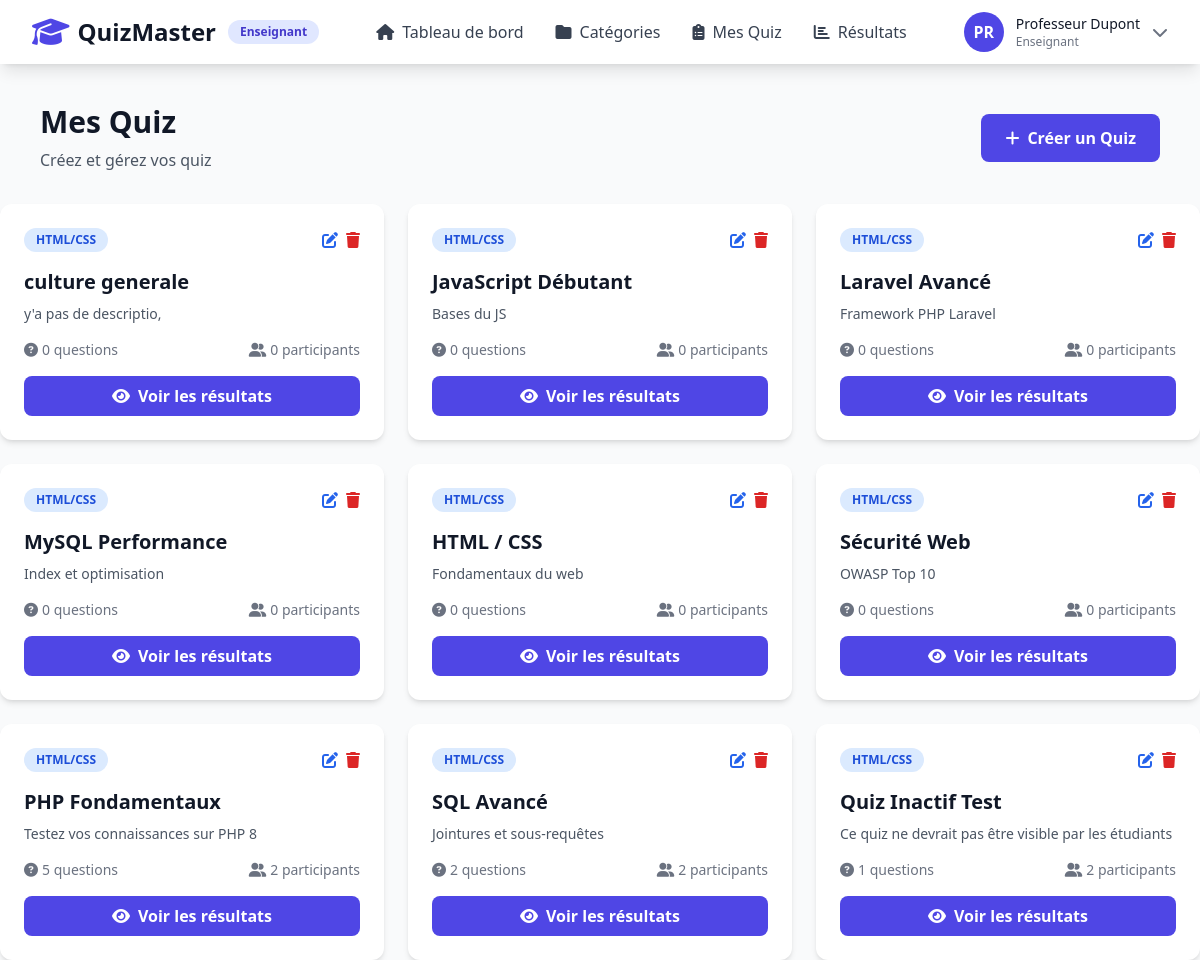
The page /enseignant/Quizes/quizzes.php (signed in) on the database its author committed.
### tables this page shows
CREATE TABLE `quiz` (
  `id_quiz` int(11) NOT NULL,
  `titre_quiz` varchar(255) NOT NULL,
  `description` text DEFAULT NULL,
  `id_categorie` int(11) NOT NULL,
  `id_enseignant` int(11) NOT NULL,
  `duree_minutes` int(11) NOT NULL,
  `isActive` tinyint(1) DEFAULT 1,
  `createdAtQuiz` datetime DEFAULT current_timestamp(),
  `updatedAtQuiz` datetime DEFAULT current_timestamp() ON UPDATE current_timestamp()
);

### enseignant/Quizes/quizzes.php (the view, shortened to what this page needs)
<?php
require_once __DIR__ . "/../../includes/header.php";
require_once __DIR__ . "/../../config/database.php";
$quizzes = $pdo ->query("SELECT * FROM quiz ORDER BY createdAtQuiz DESC") -> fetchAll(PDO::FETCH_ASSOC);
$statQuestions = $pdo -> prepare("SELECT COUNT(*) FROM questions WHERE id_quiz = ?");
$statEtudiants = $pdo ->prepare("SELECT COUNT(DISTINCT id_etudiant) FROM resultats WHERE id_quiz = ?");
?>
         <div class="flex mx-10 my-10 justify-between items-center mb-8">
    <div>
        <h2 class="text-3xl font-bold text-gray-900">Mes Quiz</h2>
        <p class="text-gray-600 mt-2 ">Créez et gérez vos quiz</p>
    </div>
    <button onclick="openModal('createQuizModal')"
            class="bg-indigo-600 text-white px-6 py-3 rounded-lg font-semibold hover:bg-indigo-700 transition">
        <i class="fas fa-plus mr-2"></i>Créer un Quiz
    </button>
</div>
        <div class="grid grid-cols-1 md:grid-cols-2 lg:grid-cols-3 gap-6">
            <?php foreach ($quizzes as $quiz) { ?>
                <?php
                    $statQuestions->execute([$quiz['id_quiz']]);
                    $totQuestions = $statQuestions->fetchColumn();
                    $statEtudiants->execute([$quiz['id_quiz']]);
                    $totEtudiants = $statEtudiants->fetchColumn();
                    ?>
            <div class="bg-white rounded-xl shadow-md overflow-hidden">
                <div class="p-6">
                    <div class="flex items-center justify-between mb-4">
                        <span class="px-3 py-1 bg-blue-100 text-blue-700 text-xs font-semibold rounded-full">HTML/CSS</span>
                        <div class="flex gap-2">
                            <button class="text-blue-600 hover:text-blue-700">
                                <i class="fas fa-edit"></i>
                            </button>
                            <form action="/qodex/enseignant/quizzes/deleteQuiz.php"
                                method="POST"
                                onsubmit="return confirm('Voulez-vous vraiment supprimer ce quiz ?');">
                                <button type="submit" class="text-red-600 hover:text-red-700">
                                    <i class="fas fa-trash"></i>
                                </button>
                            </form>
                        </div>
                    </div>
                    <h3 class="text-xl font-bold text-gray-900 mb-2"><?= $quiz['titre_quiz'] ?></h3>
                    <p class="text-gray-600 mb-4 text-sm"><?=
                    $quiz['description'] ?></p>
                    <div class="flex items-center justify-between text-sm text-gray-500 mb-4">
                        <span><i class="fas fa-question-circle mr-1"></i><?= $totQuestions ?> questions</span>
                        <span><i class="fas fa-user-friends mr-1"></i><?= $totEtudiants ?> participants</span>
                    </div>
                    <button class="w-full bg-indigo-600 text-white py-2 rounded-lg font-semibold hover:bg-indigo-700 transition">
                        <i class="fas fa-eye mr-2"></i>Voir les résultats
                    </button>
                </div>
            </div>
            <?php } ?>
        </div>
    </div>

### includes/header.php (shortened to what this page needs)
<?php
$initials = strtoupper(substr($_SESSION['nom'], 0, 2));
?>
<!DOCTYPE html>
<html lang="fr">
<head>
    <script src="https://cdn.tailwindcss.com"></script>
    <link rel="stylesheet" href="https://cdnjs.cloudflare.com/ajax/libs/font-awesome/6.4.0/css/all.min.css">
</head>
<body class="bg-gray-50">
<nav class="bg-white shadow-lg fixed w-full z-50">
    <div class="max-w-7xl mx-auto px-4 sm:px-6 lg:px-8">
        <div class="flex justify-between h-16">
            <div class="flex items-center">
                <i class="fas fa-graduation-cap text-3xl text-indigo-600"></i>
                <span class="ml-2 text-2xl font-bold text-gray-900">QuizMaster</span>
                <span class="ml-3 px-3 py-1 bg-indigo-100 text-indigo-700 text-xs font-semibold rounded-full">
                    Enseignant
                </span>
            </div>
            <div class="hidden md:flex items-center space-x-8">
                <a href="/qodex/enseignant/dashboard.php" class="text-gray-700 hover:text-indigo-600 font-medium">
                    <i class="fas fa-home mr-2"></i>Tableau de bord
                </a>
                <a href="/qodex/enseignant/categories/categories.php" class="text-gray-700 hover:text-indigo-600 font-medium">
                    <i class="fas fa-folder mr-2"></i>Catégories
                </a>
                <a href="/qodex/enseignant/Quizes/quizzes.php" class="text-gray-700 hover:text-indigo-600 font-medium">
                    <i class="fas fa-clipboard-list mr-2"></i>Mes Quiz
                </a>
                <a href="/qodex/enseignant/view_results.php" class="text-gray-700 hover:text-indigo-600 font-medium">
                    <i class="fas fa-chart-bar mr-2"></i>Résultats
                </a>
            </div>
            <div class="flex items-center">
                <div class="relative">
                    <button onclick="toggleDropdown()" class="flex items-center space-x-3 focus:outline-none">
                        <div class="w-10 h-10 rounded-full bg-indigo-600 flex items-center justify-center text-white font-semibold">
                            <?= $initials ?>
                        </div>
                        <div class="hidden md:block text-left">
                            <div class="text-sm font-medium text-gray-900">
                                <?= htmlspecialchars($_SESSION['nom']) ?>
                            </div>
                            <div class="text-xs text-gray-500">Enseignant</div>
                        </div>
                        <i class="fas fa-chevron-down text-gray-500"></i>
                    </button>
                </div>
            </div>
        </div>
    </div>
</nav>
<div class="pt-16">

### rows shown on the page
quiz: titre_quiz "culture generale", description "y'a pas de descriptio,", totQuestions "0", totEtudiants "0"
quiz: titre_quiz "JavaScript Débutant", description "Bases du JS", totQuestions "0", totEtudiants "0"
quiz: titre_quiz "Laravel Avancé", description "Framework PHP Laravel", totQuestions "0", totEtudiants "0"
quiz: titre_quiz "MySQL Performance", description "Index et optimisation", totQuestions "0", totEtudiants "0"
quiz: titre_quiz "HTML / CSS", description "Fondamentaux du web", totQuestions "0", totEtudiants "0"
quiz: titre_quiz "Sécurité Web", description "OWASP Top 10", totQuestions "0", totEtudiants "0"
quiz: titre_quiz "PHP Fondamentaux", description "Testez vos connaissances sur PHP 8", totQuestions "5", totEtudiants "2"
quiz: titre_quiz "SQL Avancé", description "Jointures et sous-requêtes", totQuestions "2", totEtudiants "2"
quiz: titre_quiz "Quiz Inactif Test", description "Ce quiz ne devrait pas être visible par les étudiants", totQuestions "1", totEtudiants "2"

### other values the page prints
$initials "PR"
$_SESSION['nom'] "Professeur Dupont"
